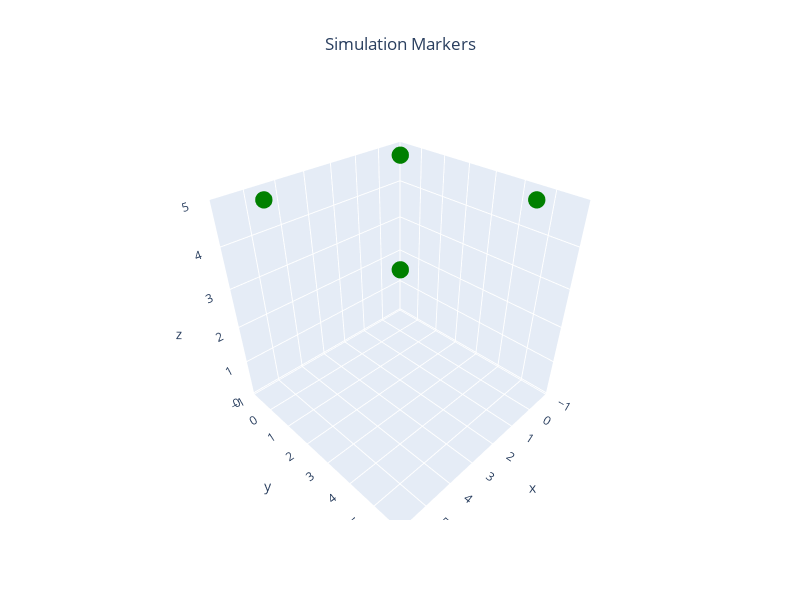

This figure's notebook cell:
### Markdown cell above
## Create Plans

### Code cell
offsets = [ #east, north, up, heading
            (0, 0, 0, 0)]

n_uavs = len(offsets)
local_paths=[Plan.create_square_path(side_len=dist,alt= 5) for dist in (5,7,10,12,15)]

homes=np.array([offset[:3] for offset in offsets])
gcs=GCS(positions=homes.copy())

global_paths=[local2global(np.array(path), home,pairwise=True) for path,home in zip(local_paths,homes)]

plans=[Plan.basic(wps=path,alt=5,wp_margin=0.5) for path in local_paths]


colors=['Green','Blue','Red','Orange','Yellow',]
markers = {f'uav_{i+1}': {'pos':global_paths[i],'color':colors[i]} for i in range(n_uavs)}

plot_3d_interactive(markers,title='Simulation Markers',expand=[0.2,0.2,0.6],ground=-0.05)

### Figure 1 — Plotly figure (JSON) as saved in the notebook; plotly's stock layout.template omitted (floating-point values rounded to 4 significant figures)
{"data": [{"marker": {"color": "Green", "size": 6}, "mode": "markers", "name": "uav_1", "type": "scatter3d", "x": [0, 0, 5, 5, 0], "y": [0, 5, 5, 0, 0], "z": [5, 5, 5, 5, 5]}], "layout": {"height": 600, "scene": {"xaxis": {"range": [-1, 6], "title": {"text": "x"}}, "yaxis": {"range": [-1, 6], "title": {"text": "y"}}, "zaxis": {"range": [-0.05, 5], "title": {"text": "z"}}}, "title": {"text": "Simulation Markers", "x": 0.5, "xanchor": "center"}, "width": 800}}
